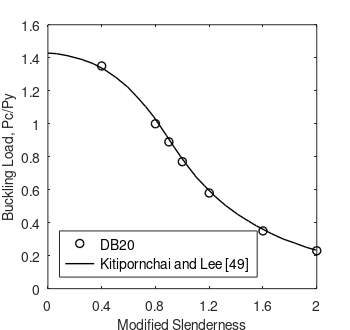

Here is the MATLAB script that generated this plot:
%% plot Pc/PY vs Lambda
hfig=figure;
SLChan = csvread('SLChan.csv');
Kitipornchai = csvread('KitipornchaiElas.csv');
x=      [0.4  0.8  0.9  1.0  1.2  1.6  2.0];
y=     [1.35 1.00 0.89 0.77 0.58 0.35 0.23];
plot(x,y,'ko','LineWidth',1)
hold on
%plot(SLChan(:,1),SLChan(:,2))
plot(Kitipornchai(:,1),Kitipornchai(:,2),'k-','LineWidth',1)
xlim([0 2.0])
ylim([0 1.6])
set(gca,'YTick',(0:0.2:1.6))
set(gca,'XTick',(0:0.4:2.0))
set(gca,'FontSize',10)
xlabel('Modified Slenderness','FontSize',10) 
ylabel('Buckling Load, Pc/Py','FontSize',10)
legend({'DB20','Kitipornchai and Lee [49]'},'FontSize',10)
legend('Location','southwest')

% save figure
figWidth=3.5;
figHeight=3.3;
set(hfig,'PaperUnits','inches');
set(hfig,'PaperPosition',[0 0 figWidth figHeight]);
fileout=('test1DB.');
print(hfig,[fileout,'tif'],'-r800','-dtiff');